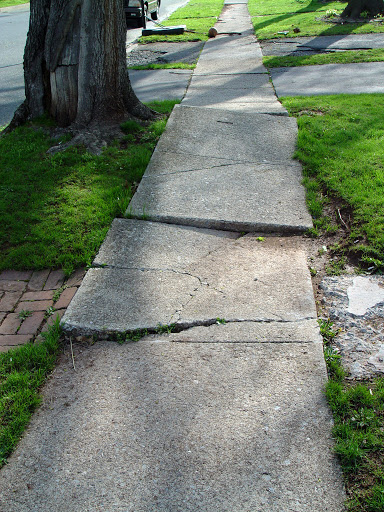
#> input picture Edit/walk.jpg, 384 x 512 px, given in place of Editwalk.jpg, which was not available
$ python Task2.py
#> lines starting #> are read from the running program, lines starting #| are printed output that depends on the picture; after the words box and inside, x2 and y2 are one past the last pixel; in counts of white or black regions, pixels touching at a corner belong together; pictures that were not available may be replaced by others from this repository, and a replacement may not be noted
import cv2
import numpy as np
from matplotlib import pyplot as plt
# from skimage import data, io, filters

class BOESidewalkAI():
    def __init__(self, directory):
        self.directory = directory

    def edgeDection(self,filename):
#> called with filename = 'walk.jpg'
        img = cv2.imread(self.directory + filename,1)
#> img is the input picture: shape (512, 384, 3); mean B, G, R 107.1, 123, 112.9
        edges = cv2.Canny(img,100,200)
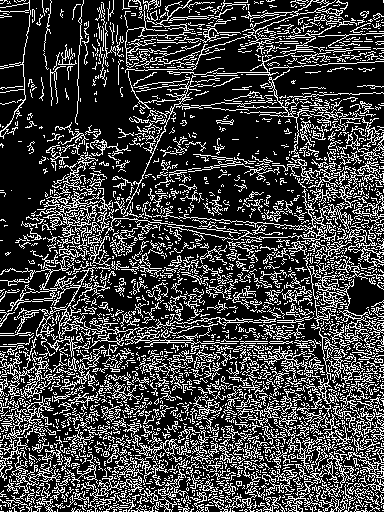
#> edges: shape (512, 384); 25.3% white in thin lines or dots

        plt.subplot(121),plt.imshow(img,cmap = 'gray')
        plt.title('Original Image'), plt.xticks([]), plt.yticks([])
        plt.subplot(122),plt.imshow(edges,cmap = 'gray')
        plt.title('Edge Image'), plt.xticks([]), plt.yticks([])
        plt.show()
#> figure, not shown here; B, G, R data is drawn as R, G, B

    def segBinary(self, filename):
#> called with filename = 'walk.jpg'
        value = 30
        img = cv2.imread(self.directory + filename)

        gray = cv2.cvtColor(img, cv2.COLOR_BGR2GRAY)
        ret, thresh = cv2.threshold(gray, 0, 255, cv2.THRESH_BINARY_INV + cv2.THRESH_OTSU)
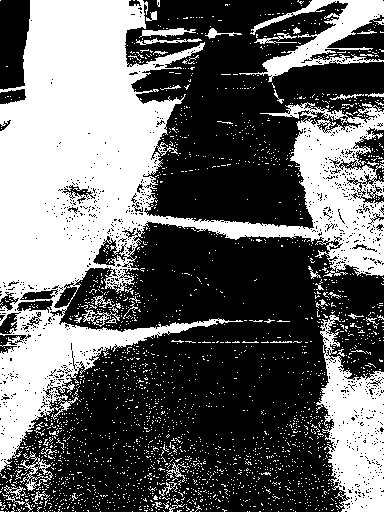
#> thresh: shape (512, 384); 40.1% white; 2402 white regions (2358 under 20 px), largest, box (x1, y1, x2, y2) and area: (0, 0, 384, 472) 59904, (316, 315, 384, 512) 7458, (239, 0, 384, 82) 3624
#> ret = 108
        # noise removal
        kernel = np.ones((3, 3), np.uint8)
        opening = cv2.morphologyEx(thresh, cv2.MORPH_OPEN, kernel, iterations=2)
#> opening: shape (512, 384); 29.6% white; 34 white regions (2 under 20 px), largest, box (x1, y1, x2, y2) and area: (0, 0, 318, 292) 35862, (0, 310, 189, 459) 7133, (292, 114, 384, 275) 5711

        # sure background area
        sure_bg = cv2.dilate(opening, kernel, iterations=3)
#> sure_bg: shape (512, 384); 37.2% white; 10 white regions, largest, box (x1, y1, x2, y2) and area: (0, 0, 384, 301) 51180, (0, 307, 192, 472) 9793, (319, 359, 384, 512) 7261

        # Finding sure foreground area
        dist_transform = cv2.distanceTransform(opening, cv2.DIST_L2, 5)
        ret, sure_fg = cv2.threshold(dist_transform, 0.7 * dist_transform.max(), 255, 0)
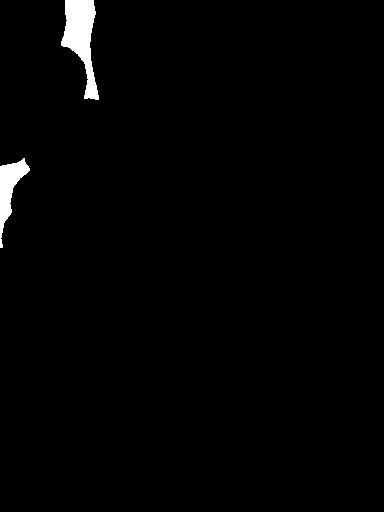
#> sure_fg: shape (512, 384) float32; 1.5% white; 2 white regions, box (x1, y1, x2, y2) and area: (61, 0, 99, 100) 1921, (0, 158, 30, 248) 1022
#> ret = 35.13

        # Finding unknown region
        sure_fg = np.uint8(sure_fg)
        unknown = cv2.subtract(sure_bg, sure_fg)
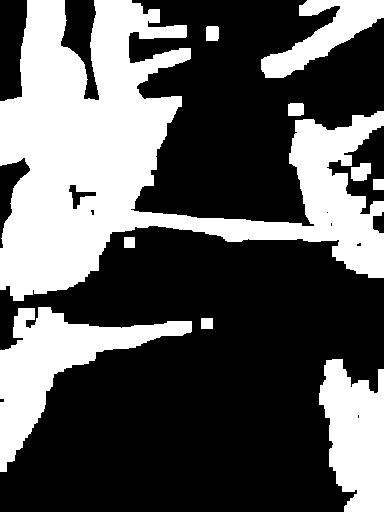
#> unknown: shape (512, 384); 35.7% white; 10 white regions, largest, box (x1, y1, x2, y2) and area: (0, 0, 384, 301) 48237, (0, 307, 192, 472) 9793, (319, 359, 384, 512) 7261
        # Marker labelling
        ret, markers = cv2.connectedComponents(sure_fg)
#> markers: shape (512, 384) int32; 3 distinct labels, from 0 to 2
#> ret = 3

        # Add one to all labels so that sure background is not 0, but 1
        markers = markers + 1
#> markers: shape (512, 384) int32; 3 distinct labels, from 1 to 3

        # Now, mark the region of unknown with zero
        markers[unknown == 255] = 0
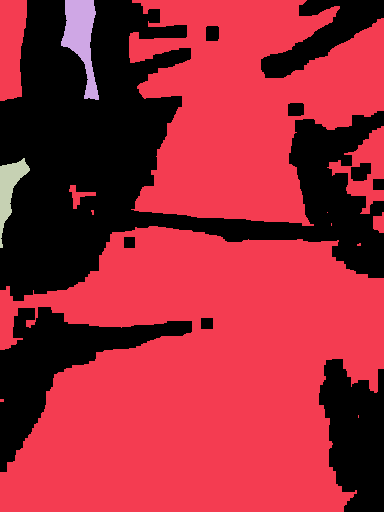
#> markers: shape (512, 384) int32; 4 distinct labels, from 0 to 3; one colour per label, 0 black
        markers = cv2.watershed(img, markers)
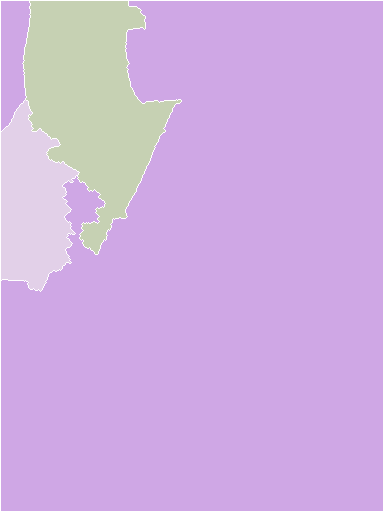
#> markers: shape (512, 384) int32; 4 distinct labels, from -1 to 3; one colour per label, 0 black, -1 white
        img[markers == -1] = [255, 0, 0]
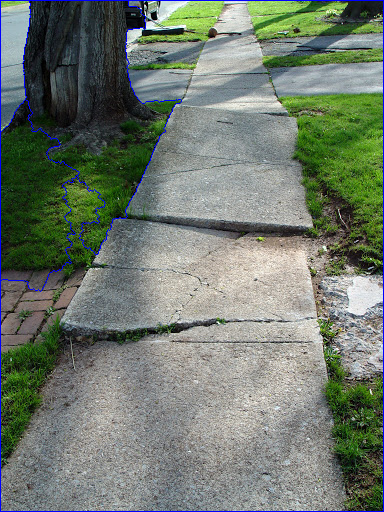
#> img: shape (512, 384, 3); 1.38% of pixels changed, all inside (x1, y1, x2, y2) = (0, 0, 384, 512)

        plt.subplot(121), plt.imshow(img, cmap='gray')
        plt.title('Original Image'), plt.xticks([]), plt.yticks([])
        plt.subplot(122), plt.imshow(markers, cmap='gray')
        plt.title('Segmentation Image'), plt.xticks([]), plt.yticks([])
        plt.show()
#> figure, not shown here; B, G, R data is drawn as R, G, B

    def segGrabCut(self, filename1, filename2):
        img = cv2.imread(self.directory + filename1)
        mask = np.zeros(img.shape[:2], np.uint8)

        bgdModel = np.zeros((1, 65), np.float64)
        fgdModel = np.zeros((1, 65), np.float64)

        rect = (50, 50, 450, 290)
        cv2.grabCut(img, mask, rect, bgdModel, fgdModel, 5, cv2.GC_INIT_WITH_RECT)

        mask2 = np.where((mask == 2) | (mask == 0), 0, 1).astype('uint8')
        img = img * mask2[:, :, np.newaxis]

        plt.imshow(img), plt.colorbar(), plt.show()

        # newmask is the mask image I manually labelled
        newmask = cv2.imread(self.directory + filename1,0)

        # whereever it is marked white (sure foreground), change mask=1
        # whereever it is marked black (sure background), change mask=0
        mask[newmask == 0] = 0
        mask[newmask == 255] = 1

        mask, bgdModel, fgdModel = cv2.grabCut(img,mask,None,bgdModel,fgdModel,5,cv2.GC_INIT_WITH_MASK)

        mask = np.where((mask==2)|(mask==0),0,1).astype('uint8')
        img = img*mask[:,:,np.newaxis]
        plt.imshow(img),plt.colorbar(),plt.show()

if __name__ == "__main__":
    # [4 lines of commented-out code are left out]

    boesidewalkAI = BOESidewalkAI(directory='/Edit') #C:/Users/name/Desktop/SCHOOL/Fall2020/SD/Edit where walk.jpg is saved
    boesidewalkAI.edgeDection('walk.jpg')
    boesidewalkAI.segBinary('walk.jpg')
    # boesidewalkAI.segGrabCut('images.jfif', 'images2.jpg')
